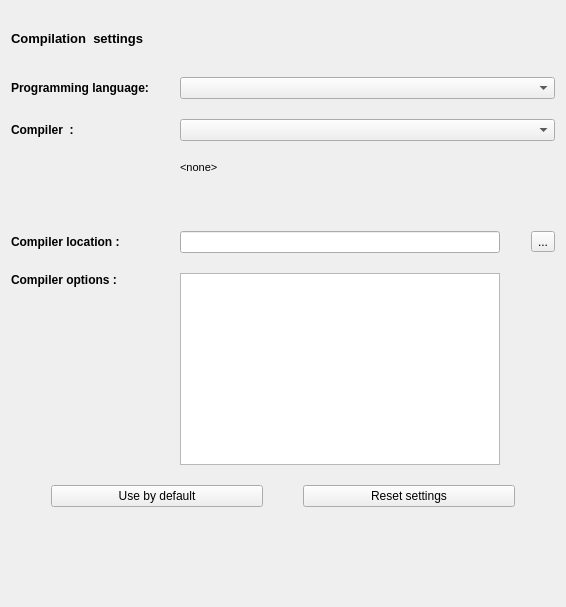
     <widget class="QWidget" name="tab">
      <attribute name="title">
       <string>Compiler</string>
      </attribute>
      <layout class="QVBoxLayout" name="verticalLayout_2">
       <property name="spacing">
        <number>31</number>
       </property>
       <property name="topMargin">
        <number>31</number>
       </property>
       <property name="bottomMargin">
        <number>100</number>
       </property>
       <item>
        <widget class="QLabel" name="label_77">
         <property name="font">
          <font>
           <pointsize>10</pointsize>
           <weight>75</weight>
           <bold>true</bold>
          </font>
         </property>
         <property name="text">
          <string>Compilation  settings</string>
         </property>
        </widget>
       </item>
       <item>
        <layout class="QGridLayout" name="compilerOptionsGridLayout">
         <property name="sizeConstraint">
          <enum>QLayout::SetFixedSize</enum>
         </property>
         <property name="verticalSpacing">
          <number>20</number>
         </property>
         <item row="4" column="0">
          <widget class="QLabel" name="label_7">
           <property name="font">
            <font>
             <weight>75</weight>
             <bold>true</bold>
            </font>
           </property>
           <property name="text">
            <string>Compiler options :</string>
           </property>
           <property name="alignment">
            <set>Qt::AlignLeading|Qt::AlignLeft|Qt::AlignTop</set>
           </property>
          </widget>
         </item>
         <item row="3" column="1">
          <widget class="QLineEdit" name="compilerDirLineEdit">
           <property name="enabled">
            <bool>true</bool>
           </property>
          </widget>
         </item>
         <item row="3" column="2">
          <widget class="QToolButton" name="browseButton">
           <property name="text">
            <string>...</string>
           </property>
          </widget>
         </item>
         <item row="1" column="1" colspan="2">
          <widget class="QComboBox" name="compilerComboBox"/>
         </item>
         <item row="0" column="1" colspan="2">
          <widget class="QComboBox" name="languageComboBox"/>
         </item>
         <item row="3" column="0">
          <widget class="QLabel" name="label_9">
           <property name="font">
            <font>
             <weight>75</weight>
             <bold>true</bold>
            </font>
           </property>
           <property name="text">
            <string>Compiler location :</string>
           </property>
          </widget>
         </item>
         <item row="2" column="1">
          <widget class="QLabel" name="compilerInfo">
           <property name="minimumSize">
            <size>
             <width>320</width>
             <height>50</height>
            </size>
           </property>
           <property name="maximumSize">
            <size>
             <width>320</width>
             <height>50</height>
            </size>
           </property>
           <property name="text">
            <string>&lt;!DOCTYPE HTML PUBLIC &quot;-//W3C//DTD HTML 4.0//EN&quot; &quot;http://www.w3.org/TR/REC-html40/strict.dtd&quot;&gt;
&lt;html&gt;&lt;head&gt;&lt;meta name=&quot;qrichtext&quot; content=&quot;1&quot; /&gt;&lt;style type=&quot;text/css&quot;&gt;
p, li { white-space: pre-wrap; }
&lt;/style&gt;&lt;/head&gt;&lt;body style=&quot; font-family:'MS Shell Dlg 2'; font-size:8.25pt; font-weight:400; font-style:normal;&quot;&gt;
&lt;p style=&quot; margin-top:0px; margin-bottom:0px; margin-left:0px; margin-right:0px; -qt-block-indent:0; text-indent:0px;&quot;&gt;&lt;span style=&quot; font-size:8pt;&quot;&gt;&amp;lt;none&amp;gt;&lt;/span&gt;&lt;/p&gt;&lt;/body&gt;&lt;/html&gt;</string>
           </property>
           <property name="alignment">
            <set>Qt::AlignLeading|Qt::AlignLeft|Qt::AlignTop</set>
           </property>
          </widget>
         </item>
         <item row="4" column="1">
          <widget class="QPlainTextEdit" name="compilerOptionsEdit">
           <property name="horizontalScrollBarPolicy">
            <enum>Qt::ScrollBarAlwaysOff</enum>
           </property>
           <property name="documentTitle">
            <string notr="true"/>
           </property>
           <property name="undoRedoEnabled">
            <bool>true</bool>
           </property>
           <property name="plainText">
            <string notr="true"/>
           </property>
          </widget>
         </item>
         <item row="0" column="0">
          <widget class="QLabel" name="label_10">
           <property name="font">
            <font>
             <weight>75</weight>
             <bold>true</bold>
            </font>
           </property>
           <property name="text">
            <string>Programming language:</string>
           </property>
          </widget>
         </item>
         <item row="1" column="0">
          <widget class="QLabel" name="label_20">
           <property name="font">
            <font>
             <weight>75</weight>
             <bold>true</bold>
            </font>
           </property>
           <property name="text">
            <string>Compiler  :</string>
           </property>
          </widget>
         </item>
         <item row="5" column="0" colspan="3">
          <layout class="QHBoxLayout" name="horizontalLayout" stretch="0,1,0,1,0">
           <item>
            <spacer name="horizontalSpacer_7">
             <property name="orientation">
              <enum>Qt::Horizontal</enum>
             </property>
             <property name="sizeHint" stdset="0">
              <size>
               <width>40</width>
               <height>20</height>
              </size>
             </property>
            </spacer>
           </item>
           <item>
            <widget class="QPushButton" name="defaultUsePushButton">
             <property name="sizePolicy">
              <sizepolicy hsizetype="Minimum" vsizetype="Fixed">
               <horstretch>1</horstretch>
               <verstretch>0</verstretch>
              </sizepolicy>
             </property>
             <property name="text">
              <string>Use by default</string>
             </property>
            </widget>
           </item>
           <item>
            <spacer name="horizontalSpacer_6">
             <property name="orientation">
              <enum>Qt::Horizontal</enum>
             </property>
             <property name="sizeHint" stdset="0">
              <size>
               <width>40</width>
               <height>20</height>
              </size>
             </property>
            </spacer>
           </item>
           <item>
            <widget class="QPushButton" name="compilerResetPushButton">
             <property name="sizePolicy">
              <sizepolicy hsizetype="Minimum" vsizetype="Fixed">
               <horstretch>1</horstretch>
               <verstretch>0</verstretch>
              </sizepolicy>
             </property>
             <property name="text">
              <string>Reset settings</string>
             </property>
            </widget>
           </item>
           <item>
            <spacer name="horizontalSpacer_8">
             <property name="orientation">
              <enum>Qt::Horizontal</enum>
             </property>
             <property name="sizeHint" stdset="0">
              <size>
               <width>40</width>
               <height>20</height>
              </size>
             </property>
            </spacer>
           </item>
          </layout>
         </item>
        </layout>
       </item>
      </layout>
     </widget>
